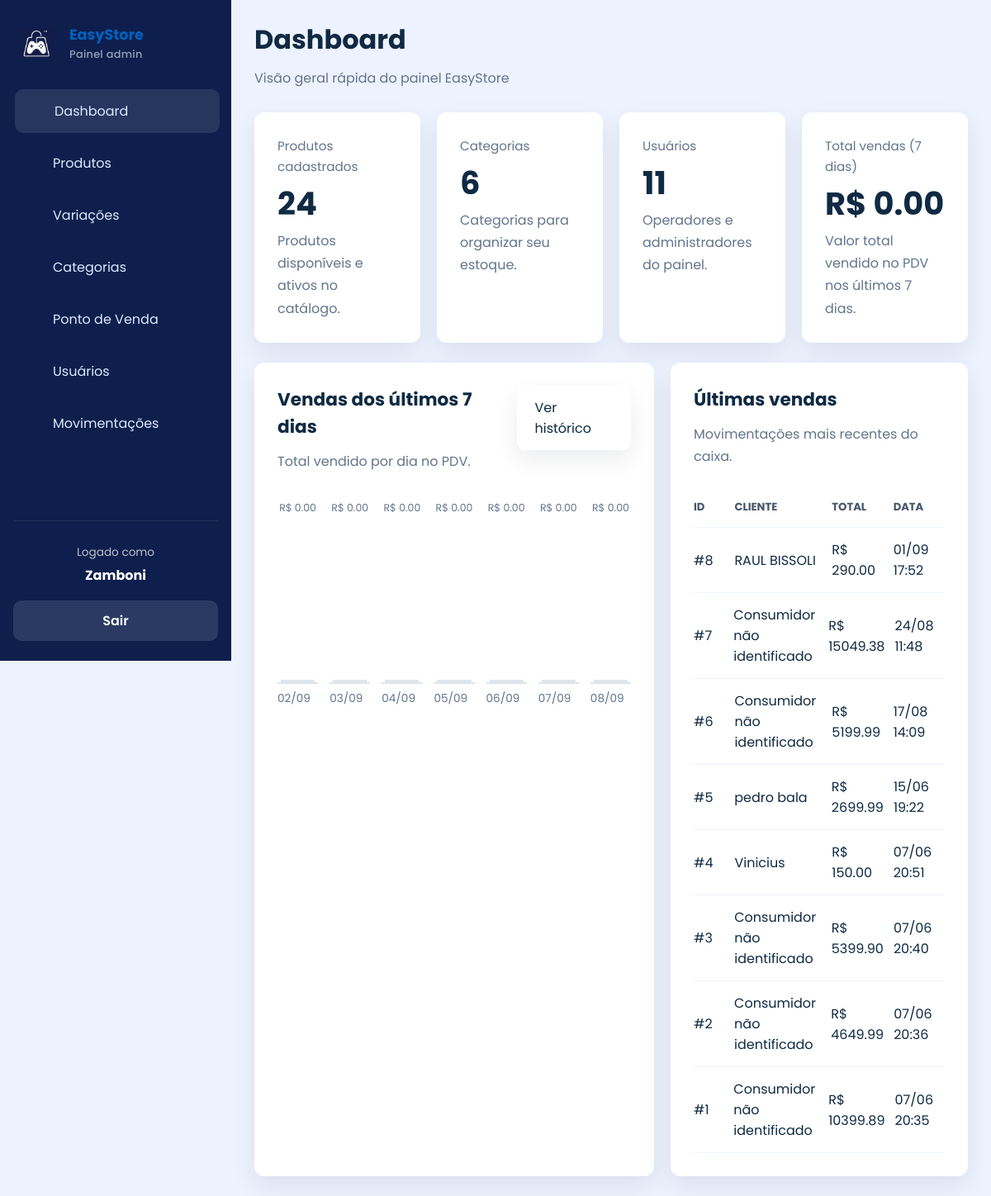
Page /admin (signed in) on the committed database.
### app/models/venda.py (models this page shows, shortened)
class Venda(Base):
    __tablename__ = "vendas"
    id = Column(
        Integer,
        primary_key=True,
        index=True
    )
    cliente_id = Column(
        Integer,
        ForeignKey("clientes.id", ondelete="SET NULL"),
        nullable=True
    )
    usuario_id = Column(
        Integer,
        ForeignKey("usuarios.id", ondelete="SET NULL"),
        nullable=True
    )
    desconto_percentual = Column(
        Float,
        nullable=False,
        default=0.0
    )
    total_bruto = Column(
        Float,
        nullable=False,
        default=0.0
    )
    total_liquido = Column(
        Float,
        nullable=False,
        default=0.0
    )
    observacao = Column(
        String(255),
        nullable=True
    )
    criado_em = Column(
        DateTime,
        server_default=func.now()
    )
    cliente = relationship(
        "Cliente",
        back_populates="vendas"
    )
    usuario = relationship(
        "Usuario",
        backref="vendas"
    )
    itens = relationship(
        "ItemVenda",
        back_populates="venda",
        cascade="all, delete-orphan"
    )
    pagamentos = relationship(
        "Pagamento",
        back_populates="venda",
        cascade="all, delete-orphan"
    )

### app/models/cliente.py (models this page shows)
class Cliente(Base):
    __tablename__ = "clientes"
    id         = Column(Integer, primary_key=True, index=True)
    nome       = Column(String(150), nullable=False, index=True)
    email      = Column(String(167), nullable=True, unique=True, index=True)
    telefone   = Column(String(20), nullable=True)
    usuario_id = Column(
        Integer,
        ForeignKey("usuarios.id", ondelete="SET NULL"),
        nullable=True,
        unique=True,
    )
    is_associado = Column(Boolean, default=False, nullable=False)
    ativo      = Column(Boolean, default=True)
    criado_em  = Column(DateTime, server_default=func.now())
    usuario = relationship("Usuario", back_populates="cliente_perfil")
    vendas  = relationship("Venda", back_populates="cliente", lazy="select")

### app/main.py (the view)
@app.get("/admin")
def admin_dashboard(
    request: Request,
    db: Session = Depends(get_db),
    admin=Depends(get_admin),
):
    total_produtos = db.query(Produto).count()
    total_categorias = db.query(Categoria).count()
    total_usuarios = db.query(Usuario).count()
    ativos_produtos = db.query(Produto).filter(Produto.ativo == True).count()
    ultimas_vendas = (
        db.query(Venda)
        .order_by(Venda.criado_em.desc())
        .limit(8)
        .all()
    )
    hoje = datetime.now().date()
    dias_grafico = [hoje - timedelta(days=dia) for dia in range(6, -1, -1)]
    inicio_periodo = datetime.combine(dias_grafico[0], datetime.min.time())
    vendas_periodo = db.query(Venda).filter(Venda.criado_em >= inicio_periodo).all()
    totais_por_dia = {dia: 0.0 for dia in dias_grafico}
    for venda in vendas_periodo:
        if venda.criado_em:
            dia_venda = venda.criado_em.date()
            if dia_venda in totais_por_dia:
                totais_por_dia[dia_venda] += venda.total_liquido or 0.0
    maior_total = max(totais_por_dia.values()) or 1
    vendas_grafico = [
        {
            "label": dia.strftime("%d/%m"),
            "total": total,
            "percentual": round((total / maior_total) * 100),
        }
        for dia, total in totais_por_dia.items()
    ]
    total_vendas_7_dias = sum(totais_por_dia.values())
    return templates.TemplateResponse(
        request,
        "admin/index.html",
        {
            "request": request,
            "usuario": admin,
            "page_title": "Dashboard",
            "page_subtitle": "Visão geral rápida do painel EasyStore",
            "css_path": "css/dashboard.css",
            "active": "home",
            "total_produtos": total_produtos,
            "total_categorias": total_categorias,
            "total_usuarios": total_usuarios,
            "ativos_produtos": ativos_produtos,
            "vendas_grafico": vendas_grafico,
            "ultimas_vendas": ultimas_vendas,
            "total_vendas_7_dias": total_vendas_7_dias,
        },
    )

### app/templates/admin/index.html
{% extends "admin/base.html" %}
{% block content %}
<div class="metric-grid">
  <div class="metric-card">
    <span class="metric-label">Produtos cadastrados</span>
    <strong class="metric-value">{{ total_produtos }}</strong>
    <p class="metric-note">Produtos disponíveis e ativos no catálogo.</p>
  </div>
  <div class="metric-card">
    <span class="metric-label">Categorias</span>
    <strong class="metric-value">{{ total_categorias }}</strong>
    <p class="metric-note">Categorias para organizar seu estoque.</p>
  </div>
  <div class="metric-card">
    <span class="metric-label">Usuários</span>
    <strong class="metric-value">{{ total_usuarios }}</strong>
    <p class="metric-note">Operadores e administradores do painel.</p>
  </div>
  <div class="metric-card accent-card">
    <span class="metric-label">Total vendas (7 dias)</span>
    <strong class="metric-value">R$ {{ "%.2f"|format(total_vendas_7_dias) }}</strong>
    <p class="metric-note">Valor total vendido no PDV nos últimos 7 dias.</p>
  </div>
</div>
<div class="dashboard-grid">
  <section class="dashboard-card sales-chart-card">
    <div class="dashboard-card-header">
      <div>
        <h2>Vendas dos últimos 7 dias</h2>
        <p class="metric-note">Total vendido por dia no PDV.</p>
      </div>
      <a href="/pdv/historico" class="btn btn-secondary">Ver histórico</a>
    </div>
    <div class="sales-chart">
      {% for dia in vendas_grafico %}
      {% set chart_bar_class = 'chart-bar is-empty' if dia.total == 0 else 'chart-bar' %}
      <div class="chart-column">
        <div class="chart-value">R$ {{ "%.2f"|format(dia.total) }}</div>
        <div class="chart-track">
          <div class="{{ chart_bar_class }}" style="height: {{ dia.percentual }}%;"></div>
        </div>
        <span>{{ dia.label }}</span>
      </div>
      {% endfor %}
    </div>
  </section>
  <section class="dashboard-card latest-sales-card">
    <div class="dashboard-card-header">
      <div>
        <h2>Últimas vendas</h2>
        <p class="metric-note">Movimentações mais recentes do caixa.</p>
      </div>
    </div>
    <div class="latest-sales-table">
      <div class="latest-sales-row header">
        <div>ID</div>
        <div>Cliente</div>
        <div>Total</div>
        <div>Data</div>
      </div>
      {% for venda in ultimas_vendas %}
      <a class="latest-sales-row" href="/pdv/venda/{{ venda.id }}">
        <div>#{{ venda.id }}</div>
        <div>{{ venda.cliente.nome if venda.cliente else 'Consumidor não identificado' }}</div>
        <div>R$ {{ "%.2f"|format(venda.total_liquido) }}</div>
        <div>{{ venda.criado_em.strftime('%d/%m %H:%M') if venda.criado_em else '-' }}</div>
      </a>
      {% else %}
      <div class="empty-state">Nenhuma venda registrada ainda.</div>
      {% endfor %}
    </div>
  </section>
</div>
{% endblock %}

### app/static/css/admin.css (style rules this page uses)
:root { --bg: #edf2ff; --surface: #ffffff; --surface-soft: #f8fafc; --text: #102a43; --muted: #64748b; --primary: #2563eb; --primary-dark: #1d4ed8; --success: #16a34a; --warning: #f59e0b; --danger: #dc2626; --radius: 12px; --shadow: 0 12px 30px rgba(15, 23, 42, 0.08); --transition: 0.25s ease; --color-dark: #0262bd; --color-primary: #3fa1fc; }
* { box-sizing: border-box; margin: 0; padding: 0; }
html, body { min-height: 100%; background: var(--bg); color: var(--text); font-family: 'Poppins', sans-serif; }
body { overflow-x: hidden; }
a { color: inherit; text-decoration: none; }
.btn { align-items: center; border: none; border-radius: 10px; display: inline-flex; justify-content: center; padding: 14px 22px; transition: transform var(--transition), box-shadow var(--transition), opacity var(--transition); }
.btn-secondary { background: var(--surface); box-shadow: 0 12px 28px rgba(15, 23, 42, 0.08); color: var(--text); }

### app/static/css/dashboard.css (style rules this page uses)
.metric-grid { display: grid; gap: 20px; grid-template-columns: repeat(4, minmax(180px, 1fr)); }
.metric-card, .welcome-card, .dashboard-card { background: var(--surface); border-radius: var(--radius); box-shadow: var(--shadow); }
.metric-card { padding: 28px; }
.metric-label { color: var(--muted); font-size: 0.95rem; }
.metric-value { display: block; font-size: 2.4rem; line-height: 1; margin-top: 14px; }
.metric-note { color: var(--muted); line-height: 1.7; margin-top: 12px; }
.dashboard-grid { display: grid; gap: 20px; grid-template-columns: minmax(0, 1.25fr) minmax(360px, 0.75fr); }
.dashboard-card { padding: 28px; }
.dashboard-card-header { align-items: flex-start; display: flex; gap: 16px; justify-content: space-between; margin-bottom: 24px; }
.dashboard-card-header h2 { font-size: 1.35rem; }
.sales-chart { align-items: end; display: grid; gap: 14px; grid-template-columns: repeat(7, minmax(46px, 1fr)); min-height: 260px; }
.chart-column { align-items: center; display: grid; gap: 8px; grid-template-rows: auto 180px auto; min-width: 0; }
.chart-value { color: var(--muted); font-size: 0.78rem; min-height: 34px; text-align: center; }
.chart-track { align-items: flex-end; background: transparent; border: none; border-bottom: 2px solid #dbe3ee; border-radius: 0; display: flex; height: 180px; justify-content: center; overflow: visible; padding: 0 4px; width: 100%; }
.chart-bar { background-color: #3b82f6; border-radius: 0; box-shadow: none; max-width: 44px; min-height: 0; transition: height 0.35s ease; width: 100%; }
.chart-bar.is-empty { background: #cbd5e1; height: 3px !important; max-width: 44px; opacity: 0.6; }
.chart-column span { color: var(--muted); font-size: 0.85rem; }
.latest-sales-table { display: grid; }
.latest-sales-row { align-items: center; border-bottom: 1px solid #eef2ff; display: grid; gap: 12px; grid-template-columns: 0.6fr 1.7fr 1fr 1fr; padding: 14px 0; }
.latest-sales-row.header { color: #475569; font-size: 0.82rem; font-weight: 700; text-transform: uppercase; }
a.latest-sales-row { transition: color var(--transition), transform var(--transition); }

### rows in the picture
Venda: id "8", cliente "RAUL BISSOLI", total_liquido "290.00", criado_em "01/09 17:52"
Venda: id "7", cliente "Consumidor não identificado", total_liquido "15049.38", criado_em "24/08 11:48"
Venda: id "6", cliente "Consumidor não identificado", total_liquido "5199.99", criado_em "17/08 14:09"
Venda: id "5", cliente "pedro bala", total_liquido "2699.99", criado_em "15/06 19:22"
Venda: id "4", cliente "Vinicius", total_liquido "150.00", criado_em "07/06 20:51"
Venda: id "3", cliente "Consumidor não identificado", total_liquido "5399.90", criado_em "07/06 20:40"
Venda: id "2", cliente "Consumidor não identificado", total_liquido "4649.99", criado_em "07/06 20:36"
Venda: id "1", cliente "Consumidor não identificado", total_liquido "10399.89", criado_em "07/06 20:35"

### other values in the picture
{{ logged_name }} "Zamboni"
{{ page_title }} "Dashboard"
{{ page_subtitle }} "Visão geral rápida do painel EasyStore"
{{ total_produtos }} "24"
{{ total_categorias }} "6"
{{ total_usuarios }} "11"
{{ "%.2f"|format(total_vendas_7_dias) }} "0.00"
{{ "%.2f"|format(dia.total) }} "0.00" "0.00" "0.00" "0.00" "0.00" "0.00" "0.00"
{{ dia.label }} "02/09" "03/09" "04/09" "05/09" "06/09" "07/09" "08/09"
